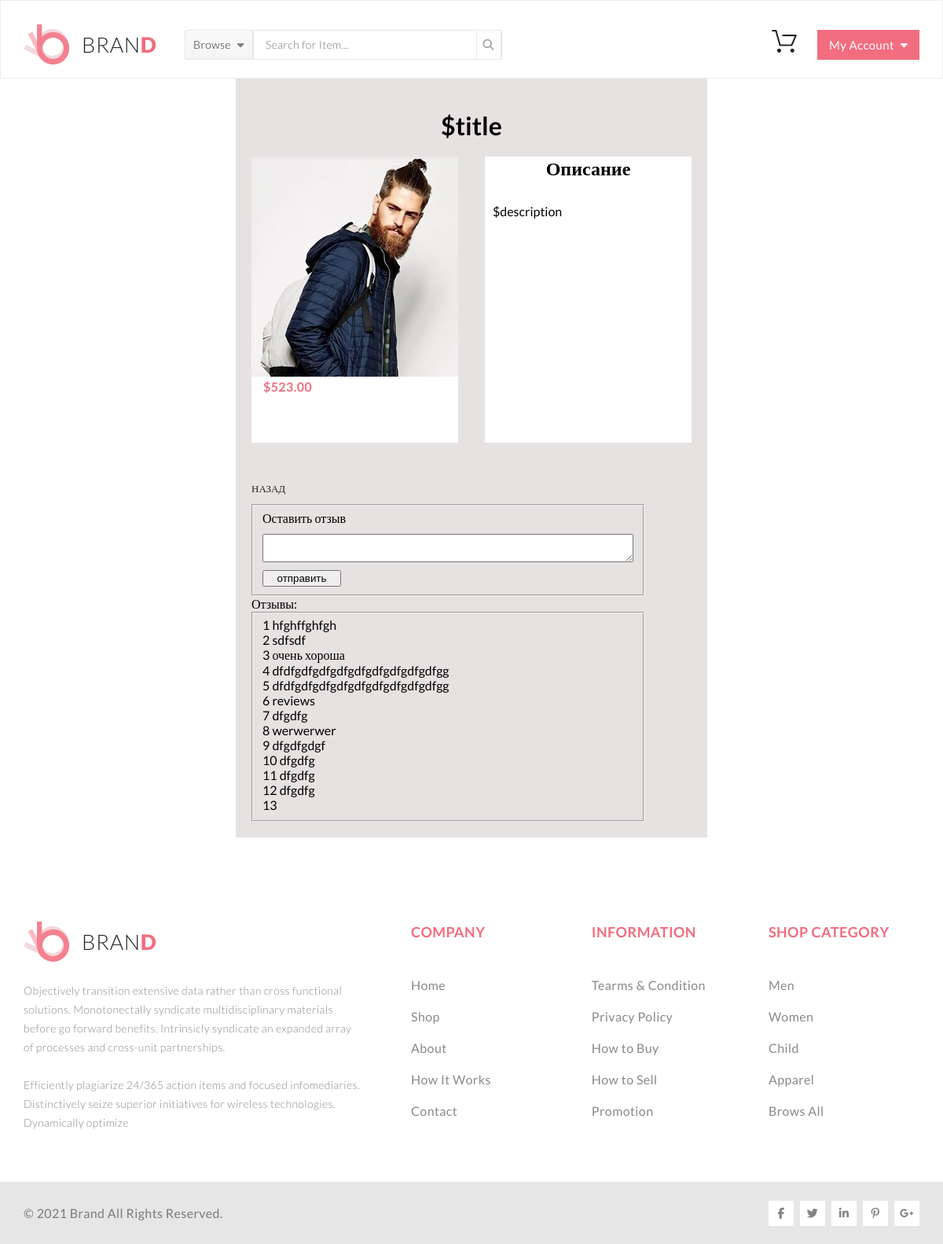
Screenshot of /details.php?action=count&img=rectangle_5_copy_3_1209.jpg&id=1 with the database file from the repository.
### tables this page shows
CREATE TABLE `product` (
  `id` int(11) NOT NULL,
  `title` varchar(100) NOT NULL,
  `size` int(11) NOT NULL,
  `price` int(11) NOT NULL,
  `img` varchar(100) NOT NULL,
  `description` text NOT NULL,
  `count` int(11) NOT NULL
);

CREATE TABLE `reviews` (
  `id` int(11) NOT NULL,
  `id_user` int(11) NOT NULL,
  `title` text NOT NULL,
  `id_product` int(11) NOT NULL
);

### details.php (the view, shortened to what this page needs)
<?php
    include "./config/config.php";
    $id = (int)($_GET['id']);
    $sql="SELECT * FROM `product` WHERE `id`=$id";
    $res = mysqli_query($connect,$sql);
    $data = mysqli_fetch_assoc($res);
?>
<!DOCTYPE html>
<html lang="en">
<head>
	<link rel="stylesheet" href="css/style.css">
    <link rel="stylesheet" href="css/details.css">
</head>
<body>
<? include "./templates/header.php"; ?>
<div class="details-product-cont-elem">
    <div class="details-product-cont-elem-heder">
        <h1 ><?=$data['title']?></h1>
    </div>
    <div class="details-product-cont-elem-blok">
        <div class="product-cont-elem">
					<img src="img/<?=$data['img']?>" alt="" >
					<div class="product-cont-elem-text">
						<p class="product-cont-img-p2">$<?=$data['price']?>.00</p>
					</div>
        </div>
        <div class="product-cont-elem details-col">
            <h2 > Описание </h2>
            <p class="details-p1" align="justify"> <?=$data['description']?> </p>
        </div>
    </div>
    <a href="index.php" >
        <p class="product-cont-img-p1"> Назад</p>
    </a>
    <form enctype="multipart/form-data">
        <fieldset  class="container">
            <p>Оставить отзыв</p>
            <textarea id="reviews" class="container-i"></textarea>
            <input onclick="send()" value="отправить"  type="button" class="container-b"/>
        </fieldset>
    </form>
    <div>
        <p>Отзывы:</p>
        <fieldset class="container">
            <?php
             $sql="SELECT `title` FROM `reviews` WHERE `id_product`=$id";
             $res = mysqli_query($connect,$sql);
            while($reviews = mysqli_fetch_assoc($res)):?>
                    <div class="">
                    <?=$count+=1?>
                    <?=$reviews['title']?>
                    </div>
            <?php endwhile;?>
        </fieldset>
    </div>
</div>
<? include "./templates/footer.php"; ?>
</body>
</html>

### css/style.css (style rules this page uses)
*, h1 { -webkit-box-sizing: border-box; box-sizing: border-box; margin: 0; }
body { margin: 0; font-family: "MyriadProRegular"; }
* { -webkit-box-sizing: border-box; box-sizing: border-box; margin: 0; }
body { margin: 0; font-family: Lato; }
.container { max-width: 1600px; }
a { text-decoration: none; }
.product-cont-elem { position: relative; width: 263px; height: 364px; background-color: #ffffff; text-align: left; margin-bottom: 38px; -webkit-transition-duration: 0.5s; transition-duration: 0.5s; }
.product-cont-elem-text { padding-left: 15px; }
.product-cont-img-p1 { font-family: Lato; font-size: 13px; line-height: 40px; font-weight: 400; text-transform: uppercase; color: #222222; }
.product-cont-img-p2 { font-size: 16px; font-family: Lato; line-height: 1.2; font-weight: 700; letter-spacing: 0.025em; text-transform: uppercase; color: #f16d7f; }

### css/details.css (style rules this page uses)
.details-product-cont-elem { background-color: #e6e2e1; width: 600px; margin: auto; padding: 20px; }
.details-product-cont-elem-heder { width: 100%; text-align: center; margin-top: 20px; margin-bottom: 20px; }
.details-product-cont-elem-blok { display: flex; justify-content: space-between; }
.details-p1 { margin-top: 20px; padding: 10px; overflow: hidden; }
.details-col { text-align: center; }
.container { width:500px; display: flex; flex-direction: column; }
.container-i { margin: 10px 0 10px 0; }
.container-b { width: 100px; cursor: pointer; }

### rows the page displays
product: title "$title", img (picture), price "523", description "$description"
reviews: count "1", title "hfghffghfgh"
reviews: count "2", title "sdfsdf"
reviews: count "3", title "очень хороша"
reviews: count "4", title "dfdfgdfgdfgdfgdfgdfgdfgdfgdfgg"
reviews: count "5", title "dfdfgdfgdfgdfgdfgdfgdfgdfgdfgg"
reviews: count "6", title "reviews"
reviews: count "7", title "dfgdfg"
reviews: count "8", title "werwerwer"
reviews: count "9", title "dfgdfgdgf"
reviews: count "10", title "dfgdfg"
reviews: count "11", title "dfgdfg"
reviews: count "12", title "dfgdfg"
reviews: count "13"
